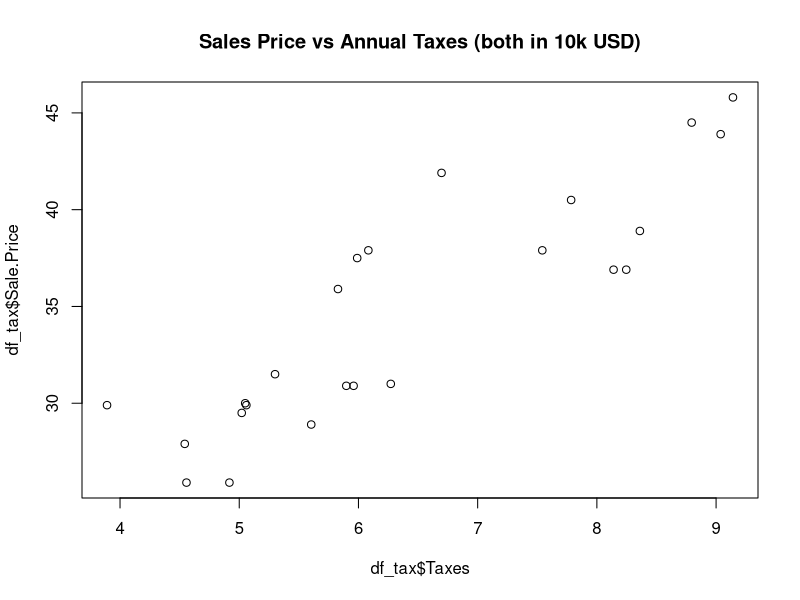
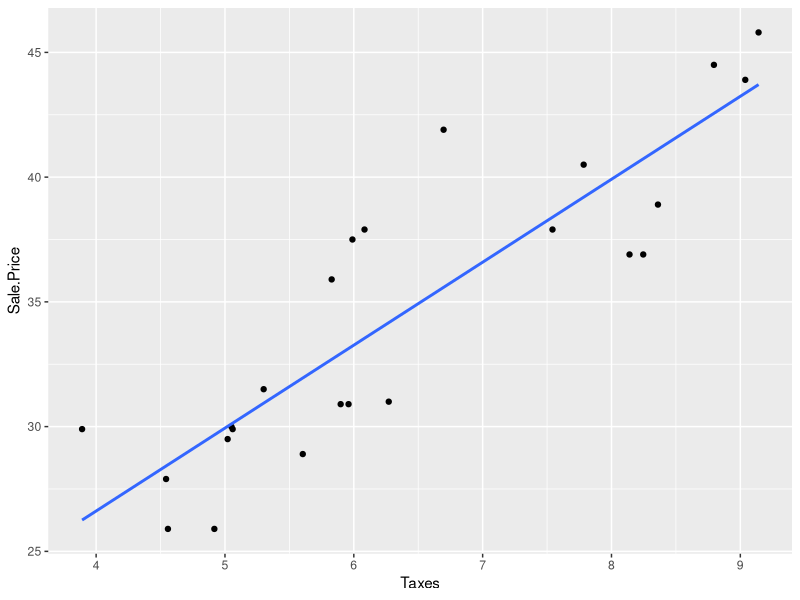

The R script that drew these images, in order:
## ---- chunk 1
knitr::opts_chunk$set(echo = TRUE)
## ---- chunk 2
library(ggplot2)
## ---- chunk 3
df_tax = read.table(file ="./6414-HW2-taxes.csv",skip=1, sep=",",header=TRUE)
head(df_tax)
dim(df_tax)
summary(df_tax)
## ---- chunk 4
df_tax = df_tax[1:(nrow(df_tax)-2),] #Remove last two empty rows
dim(df_tax)
## ---- chunk 5
title_i = "Sales Price vs Annual Taxes (both in 10k USD)"
plot(x=df_tax$Taxes, y=df_tax$Sale.Price, type ="p",main = title_i)
## ---- chunk 6
print (paste("Corealtion on full data:",round(cor(df_tax$Taxes,df_tax$Sale.Price),2)))
## ---- chunk 7
#Fit SLR
model0 <- lm(Sale.Price ~ Taxes, data = df_tax)
model0

#Superpositioning regression line on 
ggplot(df_tax, aes(Taxes, Sale.Price)) + #aes(x,y)
  geom_point() +
  stat_smooth(method = lm, se = FALSE)
## ---- chunk 8
summary(model0)
## ---- chunk 9
s_squared = sum(sapply(model0["residuals"], function(x) x^2))/(nrow(df_tax)-2)
sse = s_squared * (24-2)
print (paste("Sigma is", s_squared^0.5))
print (paste("Sigma^2 is", s_squared))
print (paste("sse is", sse))
## ---- chunk 10
y_hat = fitted(model0)
y_act = df_tax$Sale.Price

sse = sum((y_act - y_hat)^2)
print (paste("sse is",sse))

print(paste("s^2 from fitted values",(sse/(nrow(df_tax)-2))))
## ---- chunk 11
num = 1697.8 - (14 * (43/14) * (572/14))
num
denom = 157.42 - (14*(43/14)^2)
denom
beta1 = num/denom
print (paste("Slope (or beta1)",beta1))
## ---- chunk 12
beta0 = (572/14) - beta1*(43/14)
print (paste("Intecept (or beta0)",beta0))
## ---- chunk 13
SS_yy = 23530 - 14 *((572/14))^2
SS_xy = num #from ques7
SSE = SS_yy - beta1 * SS_xy
sigma2 = SSE/(14-2)
print (paste("SSE is",SSE))
print (paste("Sigma squared is",sigma2))
## ---- chunk 14
y_act = 46.1
y_hat = beta0 + beta1 * 3.7
residual = y_act - y_hat
print (paste("Predicted Y value is",y_hat))
print (paste("Corresponding Residual is",residual))
